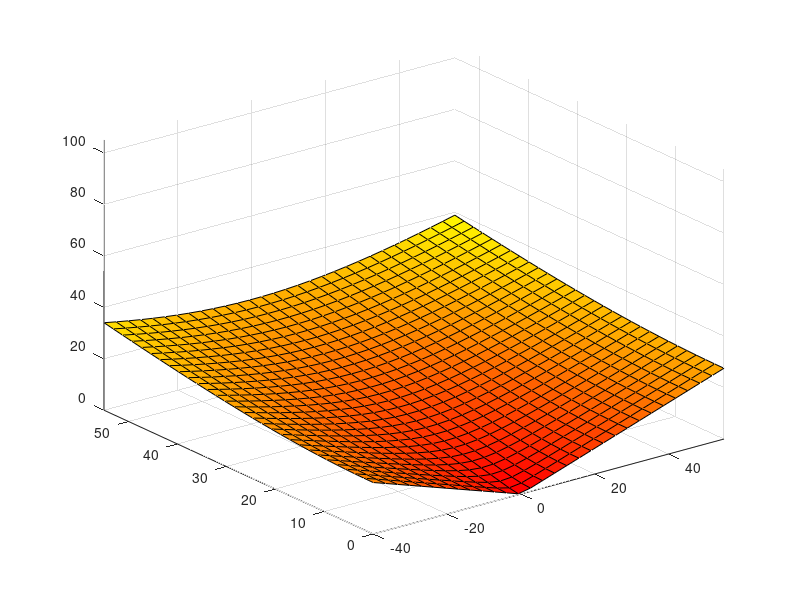

Source code (MATLAB): (Note: this script raises an error after producing the figure.)
h = 1;
g = 0.1;
m = 10;
Fmax = 10;
p0 = [50,50,100]';
v0 = [-10,0,-10]';
alpha = 0.5;
gamma = 1;
K = 35;

% use the following code to plot your trajectories
% plot the glide cone (don't modify)
% -------------------------------------------------------
 x = linspace(-40,55,30); y = linspace(0,55,30);
 [X,Y] = meshgrid(x,y);
 Z = alpha*sqrt(X.^2+Y.^2);
 figure; colormap autumn; surf(X,Y,Z);
 axis([-40,55,0,55,0,105]);
 grid on; hold on;

% INSERT YOUR VARIABLES HERE:
%%
%minimize the fuel
cvx_begin
variables f(3,K) p(3,K+1) v(3,K+1)
minimize sum(norms(f))
subject to 
p(:,1)==p0;
v(:,1)==v0;
p(:,2:K+1)==p(:,1:K)+(v(:,1:K)+v(:,2:K+1))/2
v(:,2:K+1)==v(:,1:K)+(1/m)*f-repmat([0;0;1],1,K);
p(:,K+1)==0;
v(:,K+1)==0;
norms(f)<=Fmax;
p(3,:)>=alpha*norms(p(1:2,:));

cvx_end
min_fuel=cvx_optval*gamma*h;
p_minf=p; v_minf=v; f_minf=f;

%Find maximum K
%will use linear search but bisection is faster


%-------------------------------------------------------
 plot3(p(1,:),p(2,:),p(3,:),'b','linewidth',1.5);
 quiver3(p(1,1:K),p(2,1:K),p(3,1:K),...
         f(1,:),f(2,:),f(3,:),0.3,'k','linewidth',1.5);